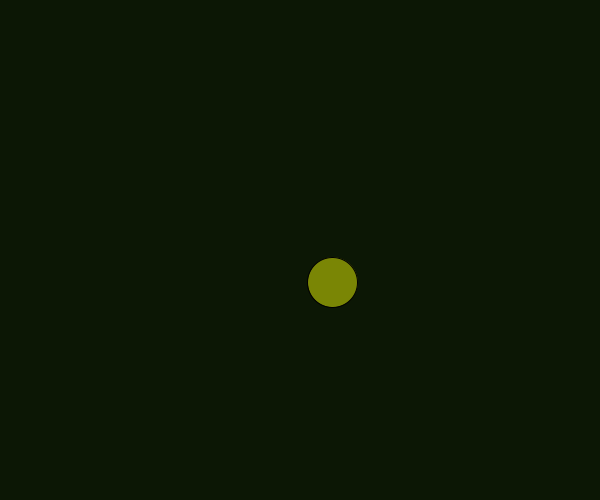
Frame 1 (no input)
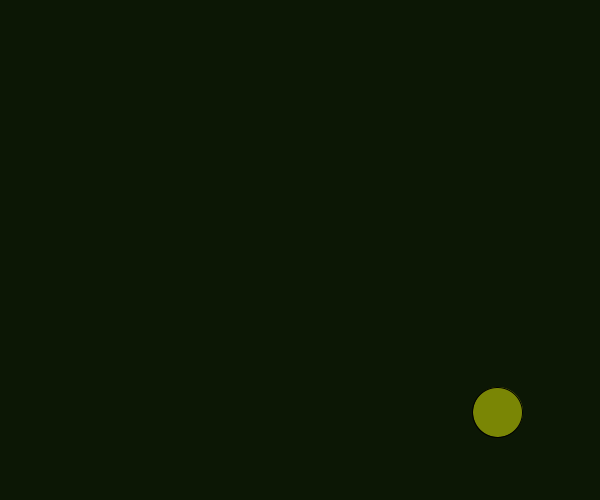
Frame 60 (the mouse pressed at the canvas centre just before this capture)
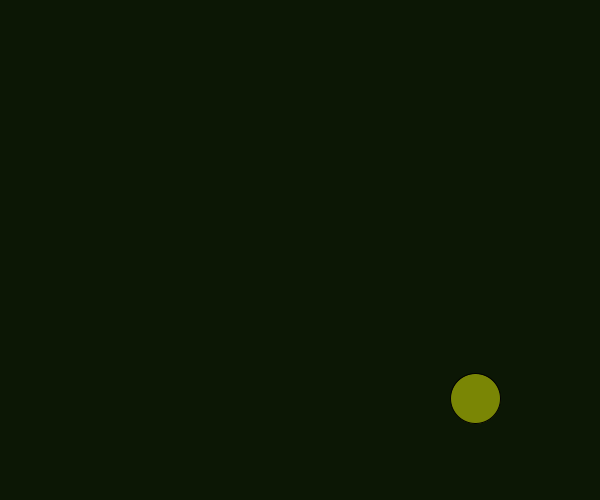
Frame 120 (the mouse held since frame 60 and released just before this capture)

The Processing sketch that drew these frames (run headless with seeded random() and noise(); from frame 60 on, the mouse is pressed at the canvas centre):

// Processing sketch: processing_110794
// ── processing_110794.pde

int size = 60;  
float xpos, ypos;//Uhhh position..starting position 

//Speed
float xspeed = 2.8;
float yspeed = 2.2; 

//Direction
int xdirection = 1;// X is left
int ydirection = 1;// Y is right?

void setup() { 
size(600, 500); 
frameRate(60); 
smooth(); 
xpos = width/2; 
ypos = height/2; 
}

void draw() { background(12, 23, 5); 

xpos = xpos + ( xspeed * xdirection );// Almost gave up life trying to understand.
ypos = ypos + ( yspeed * ydirection ); 

if (xpos > width-size || xpos < 0) 
{ xdirection *= -1; } // Trial and error of hell
if (ypos > height-size || ypos < 0) 
{ ydirection *= -1; } //Negative keeps it within boundaries. Greater than 0 will make it move

fill(122, 134, 5); 
ellipse(xpos+size/2, ypos+size/2, 50, 50);
}
